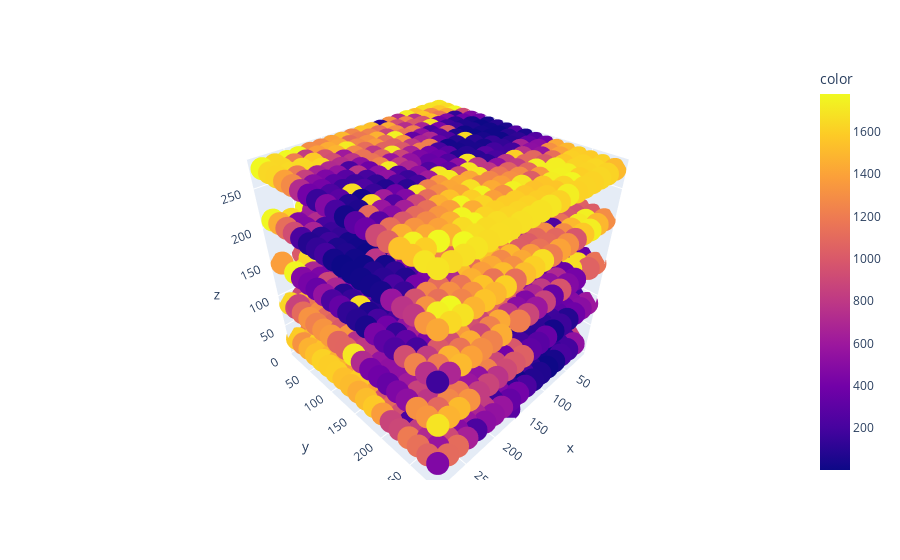

This figure's notebook cell:
### Code cell
px.scatter_3d(x=xyz['x'], y=xyz['y'], z=xyz['z'], color=xyz['id']).show()

### Figure 1 — Plotly figure (JSON) as saved in the notebook; plotly's stock layout.template omitted (floating-point values rounded to 4 significant figures; data arrays with more than 128 entries replaced by an {"elided": "..."} marker saying what was removed)
{"data": [{"hovertemplate": "x=%{x}<br>y=%{y}<br>z=%{z}<br>color=%{marker.color}<extra></extra>", "legendgroup": "", "marker": {"color": {"elided": "1779 int values"}, "coloraxis": "coloraxis", "symbol": "circle"}, "mode": "markers", "name": "", "scene": "scene", "showlegend": false, "type": "scatter3d", "x": {"elided": "1779 float values"}, "y": {"elided": "1779 float values"}, "z": {"elided": "1779 float values"}}], "layout": {"coloraxis": {"colorbar": {"title": {"text": "color"}}, "colorscale": [[0, "#0d0887"], [0.1111, "#46039f"], [0.2222, "#7201a8"], [0.3333, "#9c179e"], [0.4444, "#bd3786"], [0.5556, "#d8576b"], [0.6667, "#ed7953"], [0.7778, "#fb9f3a"], [0.8889, "#fdca26"], [1, "#f0f921"]]}, "legend": {"tracegroupgap": 0}, "margin": {"t": 60}, "scene": {"domain": {"x": [0, 1], "y": [0, 1]}, "xaxis": {"title": {"text": "x"}}, "yaxis": {"title": {"text": "y"}}, "zaxis": {"title": {"text": "z"}}}}}
